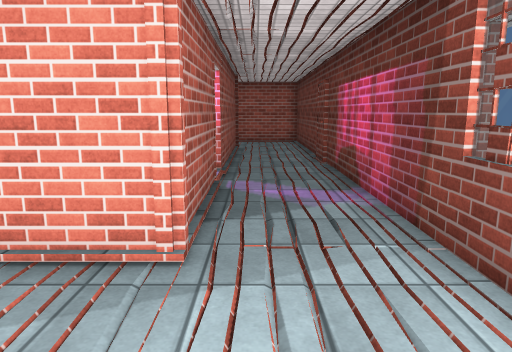
view 1 (above)

12 first-person views from a walk through a 3-D level made in the Unity game engine. The camera is 1.5 m above the floor, tilts 10° down and sees 70° across. Doors are open. The floor is counted in squares, 1 m on a side. Each view is taken from the middle of a square. On the plan, view 1 faces up. The plan holds only what a view shows up to about 16 squares ahead; the rest is blank. The place goes on beyond the plan. The player is left out. Surface patterns are stand-ins for the level's own textures.

view 2
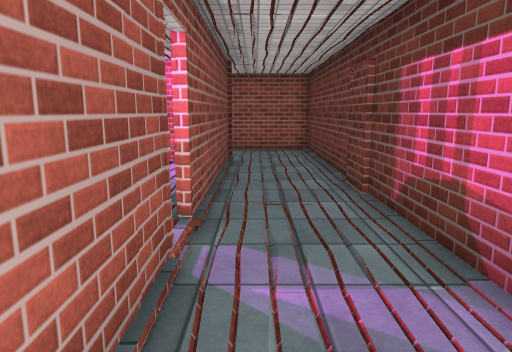

view 3
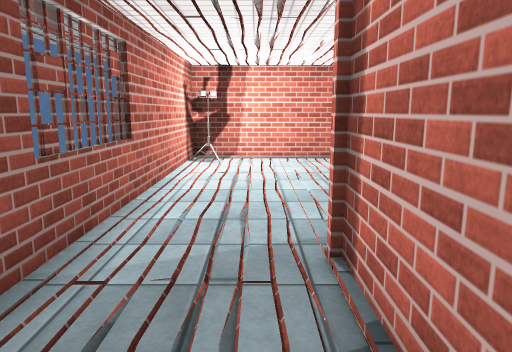

view 4
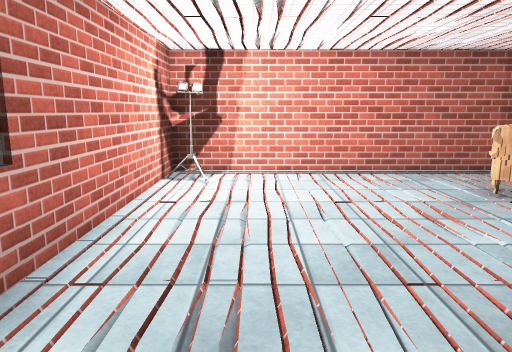

view 5
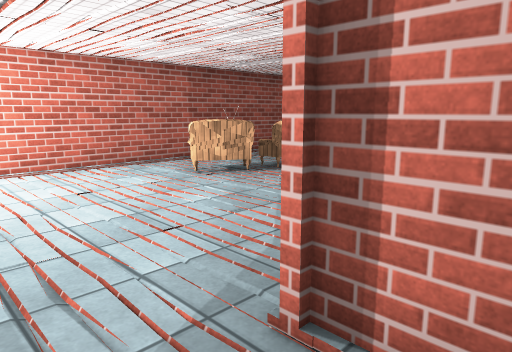

view 6
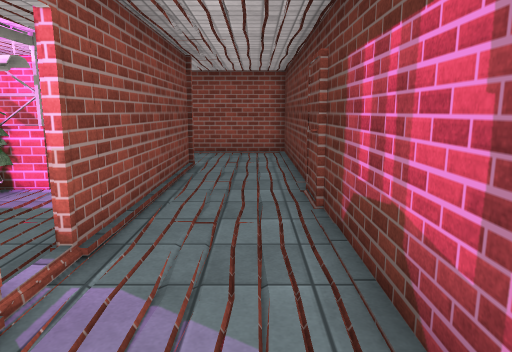

view 7
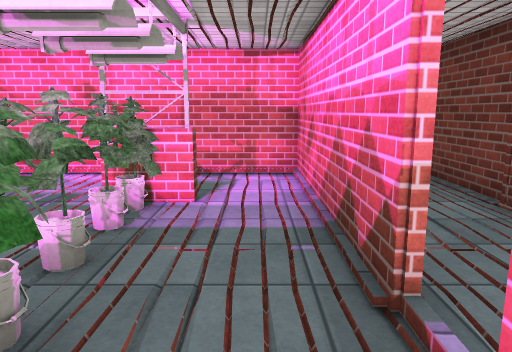

view 8
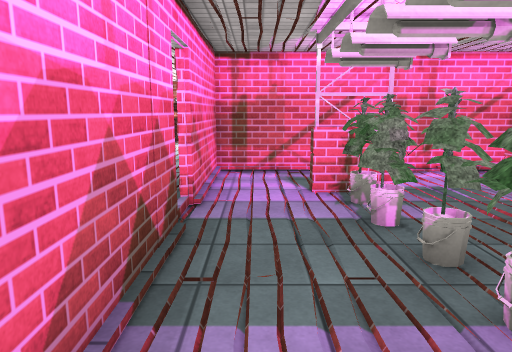

view 9
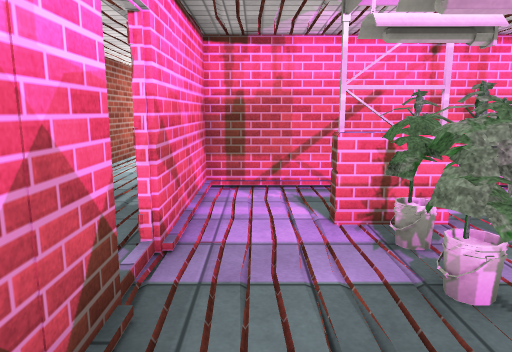

view 10
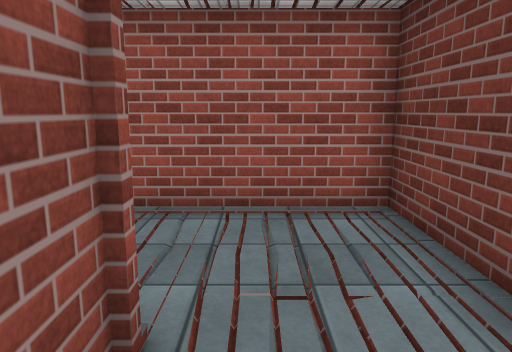

view 11
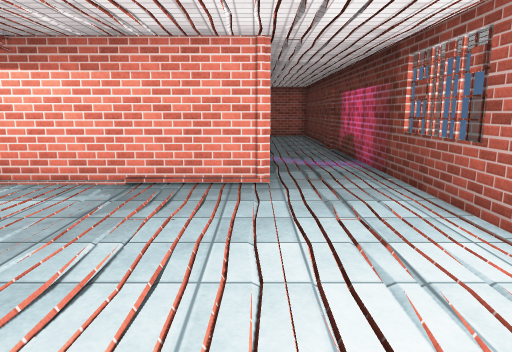

view 12
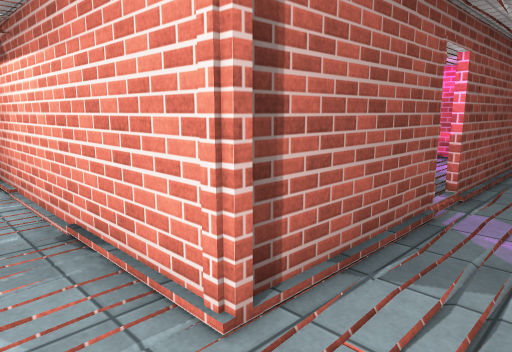

### Floor plan
Points are (right, up) in squares from view 1. A wall is a line through its corners. A room is listed if a view was taken in it or the views show most of it. See-through windows are left out.
Room 1 (views 1, 2, 3, 4, 5, 6, 10, 11, 12)
walls: (-0.8, 15.1) (-0.8, 3.5) (-6.5, 3.5); (-6.5, -5) (2.1, -5) (2.1, 18.5) (-2, 18.5)
ways out: open door at (-1, 8) to room 2
objects: other object (-6, -2) to (-6, -1); other object (-5, -3) to (-4, -2); other object (1, -4)
Room 2 (views 7, 9)
walls: (-1, 7.6) (-1, 11.5); (-3.1, 12) (-4.6, 12); (-4.6, 6.3) (-3.1, 6.3) (-3.1, 5.9); (-1, 5.5) (-1, 7.5)
ways out: open door at (-1, 8) to room 1; opening at (-2, 12.5) to room 3; opening at (-2, 6.5) to room 4
objects: other object (-4, 7); other object (-4, 8) to (-4, 9); other object (-4, 10); other object (-4, 11); other object (-4, 12)
Room 3 (view 8)
walls: (-3.1, 12.4) (-3.1, 12); (-0.6, 14.9) (-6.5, 14.9); (-1, 11.5) (-1, 15)
ways out: opening at (-2, 12.5) to room 2
Room 4 (no view inside)
walls: (-6.5, 3.7) (-0.6, 3.7); (-1, 3.6) (-1, 5.5)
ways out: opening at (-2, 6.5) to room 2

Where each view was taken, in squares from view 1:
view 1: 0 up, 0 right, facing up
view 2: 4 up, 0 right, facing up
view 3: 7 up, 0 right, facing down
view 4: 4 up, 0 right, facing down
view 5: 5 up, 1 right, facing down-left
view 6: 5 up, 1 right, facing up
view 7: 6 up, 2 left, facing up
view 8: 13 up, 2 left, facing down
view 9: 11 up, 2 left, facing down
view 10: 13 up, 0 right, facing up
view 11: 4 down, 1 left, facing up
view 12: 2 up, 1 right, facing up-left
